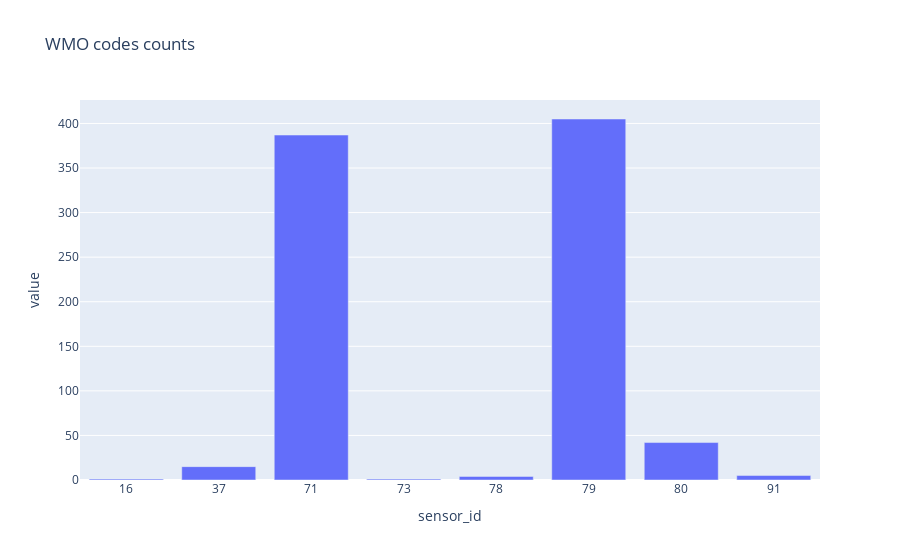

Write notebook code for a chart like this one.
### Code cell
nans_ind = np.where( (data_df.sensor_id != 'nan') & (data_df.value == 2) )[0]
data_df_clean = data_df.iloc[nans_ind]


df = data_df_clean.groupby(["sensor_id"]).count()
fig = px.bar(df, x=df.index, y='value', title = 'WMO codes counts')
fig.show()

### Figure 1 — Plotly figure (JSON) as saved in the notebook; plotly's stock layout.template omitted (floating-point values rounded to 4 significant figures)
{"data": [{"alignmentgroup": "True", "hovertemplate": "sensor_id=%{x}<br>value=%{y}<extra></extra>", "legendgroup": "", "marker": {"color": "#636efa", "pattern": {"shape": ""}}, "name": "", "offsetgroup": "", "orientation": "v", "showlegend": false, "textposition": "auto", "type": "bar", "x": ["16", "37", "71", "73", "78", "79", "80", "91"], "xaxis": "x", "y": [1, 15, 387, 1, 4, 405, 42, 5], "yaxis": "y"}], "layout": {"autosize": true, "barmode": "relative", "legend": {"tracegroupgap": 0}, "title": {"text": "WMO codes counts"}, "xaxis": {"anchor": "y", "autorange": true, "domain": [0, 1], "range": [-0.5, 7.5], "title": {"text": "sensor_id"}, "type": "category"}, "yaxis": {"anchor": "x", "autorange": true, "domain": [0, 1], "range": [0, 426.3], "title": {"text": "value"}, "type": "linear"}}}
